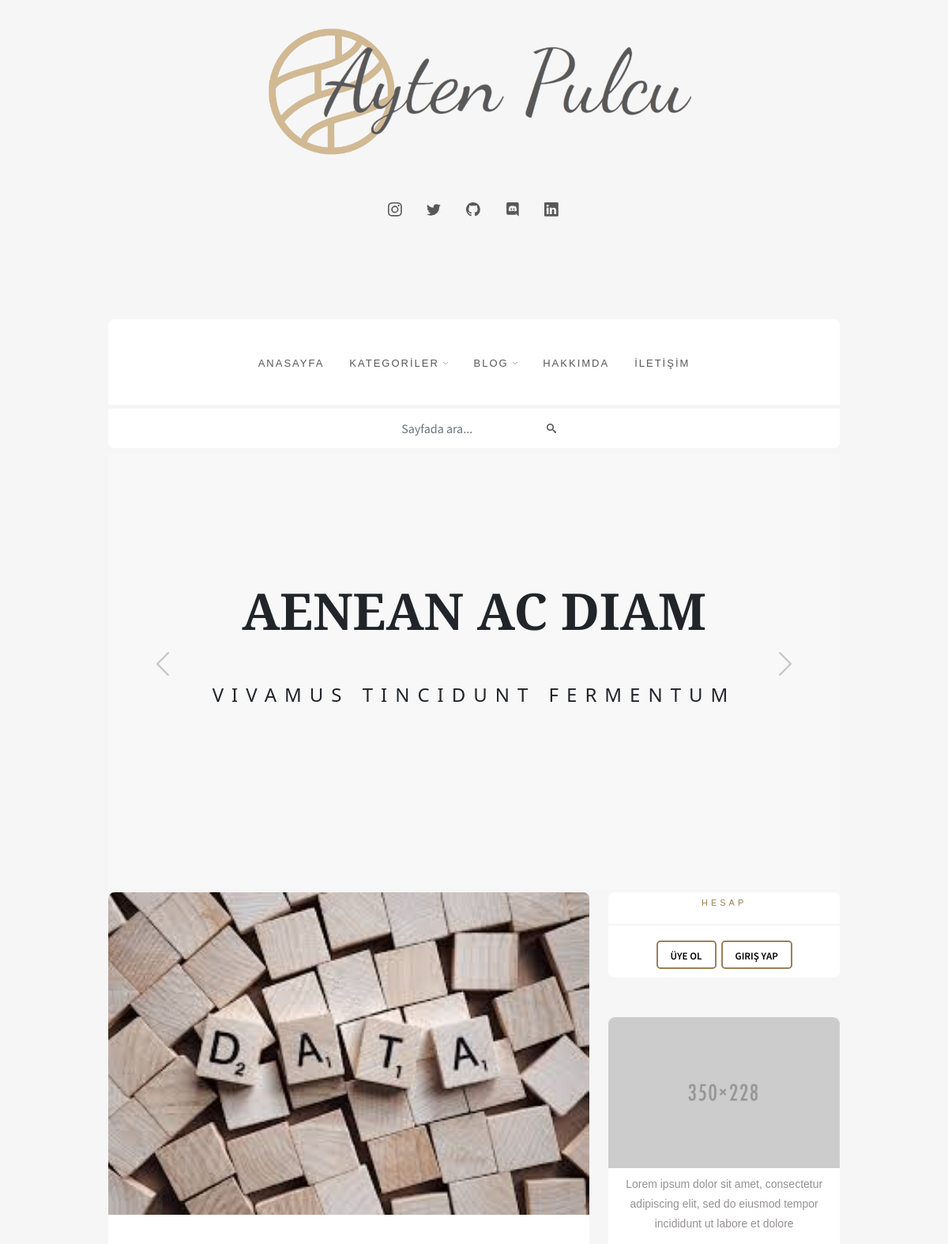
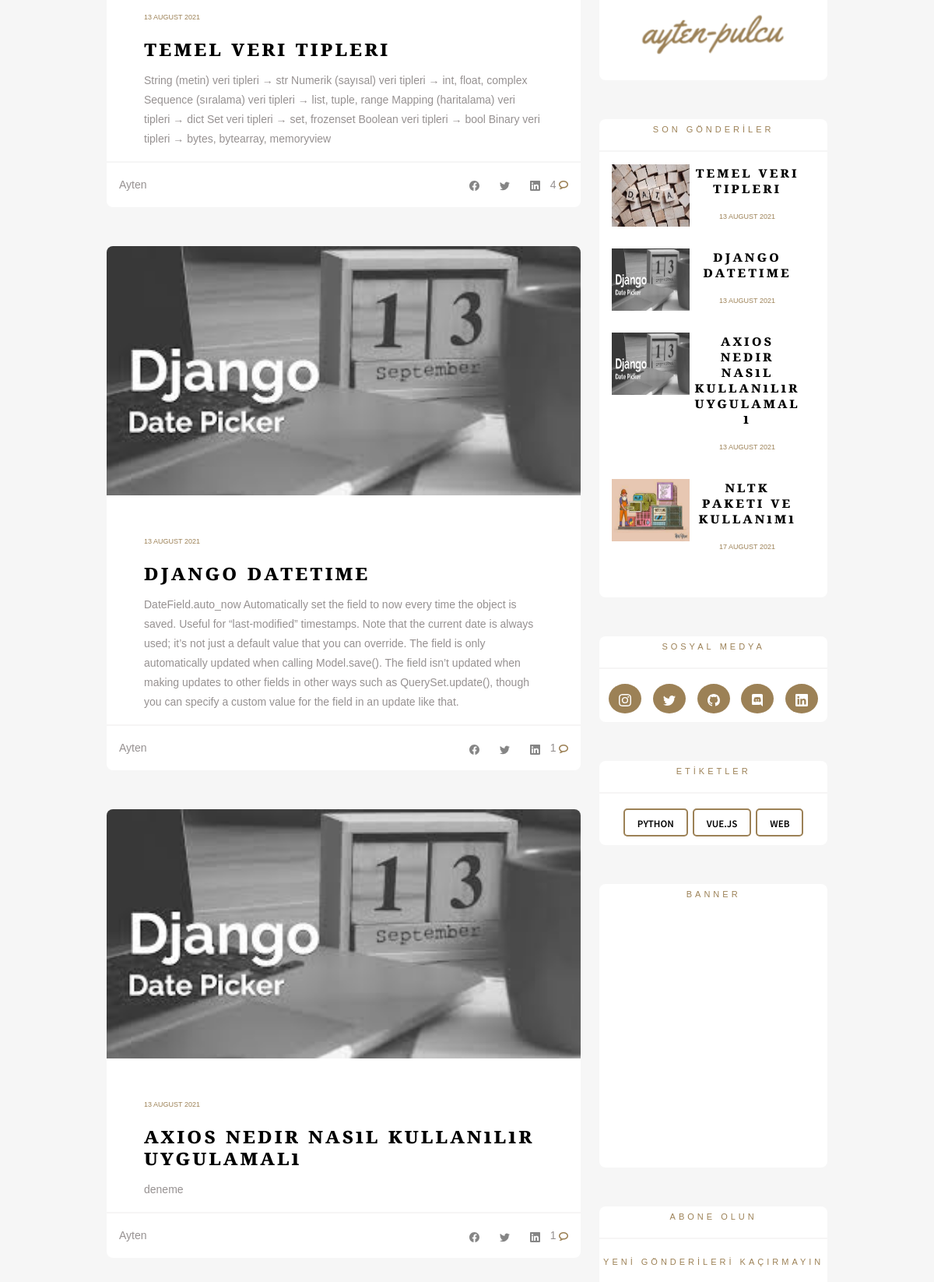
The page / (upper part) on the database its author committed (2 pictures, top to bottom).
### post/models.py (models this page shows, shortened)
class Blog_post(models.Model):
    category = models.ForeignKey(
        Category,
        on_delete=models.CASCADE
    )
    title = models.CharField(max_length=40)
    slug = models.SlugField(
        max_length=200,
        default="",
    )
    content = models.TextField()
    image = models.ImageField(upload_to="img")
    next_img = models.ImageField(upload_to="next")
    status = models.CharField(
        default="draft",
        choices=STATUS,
        max_length=10,
    )
    author=models.CharField(max_length=100)
    createt_at = models.DateTimeField(auto_now_add=True)
    updated_at = models.DateTimeField(auto_now_add=True)

class Category(models.Model):
    title = models.CharField(max_length=200)
    slug = models.SlugField(
        max_length=200,
        default="",
    )
    status = models.CharField(
        default=DEFAULT_STATUS,
        choices=STATUS,
        max_length=10,
    )
    createt_at = models.DateTimeField(auto_now_add=True)
    updated_at = models.DateTimeField(auto_now=True)

### page/views.py (the view)
# urls.py: path('', index, name='index'),
def index(request):
    return render(request,"index.html")

### blog/data.py (called while the page is built)
def need_data(request):
    context = dict()
    context['categories'] = Category.objects.filter(
        status="published"
    ).order_by('title')
    context['pages'] = Page.objects.filter(
        status="published"
    ).order_by('title')
    context['latest']  = Blog_post.objects.filter(
        status="published"
    )[:4]
    context['posts'] = Blog_post.objects.filter(
        status='published',
    )[:5]
    return context

### templates/index.html (shortened to what this page needs)
{% extends 'components/base.html' %}
{% block content %}
<div class="content" >
    <div class="slider ">
        <div id="carouselId" class="carousel slide " data-bs-ride="carousel">
            <div class="carousel-inner" role="listbox">
                <div class="carousel-item active">
                    <div class="slider-title">
                        <p class="title">AENEAN AC DIAM</p>
                        <br>
                        <p class="subtitle">
                            VIVAMUS TINCIDUNT FERMENTUM
                        </p>
                    </div>
                </div>
            </div>
            <button class="carousel-control-prev" type="button"  data-bs-target="#carouselId" data-bs-slide="prev">
                <img src="media/arrow left.png" alt="">
            </button>
            <button class="carousel-control-next" type="button" data-bs-target="#carouselId" data-bs-slide="next">
                <img src="media/arrow right.png" alt="">
              </button>
        </div>
    </div>
    <div class="content">
        <div class="row">
            <div class="col-md-8" >
                <div class="tabcontent" id="home">
                    {% for item in posts %}
                    <div class="tbox">
                        <div class="timg">
                            <a href="{% url 'post_show' post_slug=item.slug %}">
                                <img src="{{item.image.url}}" class="rnd img-fluid w-100">
                            </a>
                        </div>
                        <span class="d-flex flex-column mt-5 mx-5">
                            <p class="data">{{item.updated_at|date:'d F Y'}}</p>
                            <p class="post-title">{{item.title}}</p>
                            <p class="text">
                                {{item.content}}
                            </p>
                        </span>
                        <hr style="margin: 0px;">
                        <span class="d-flex flex-row mx-3 justify-content-between">
                            <p class="text mt-3"> {{item.author}} </p>
                            <div class="d-flex flex-row">
                                <button type="button" class="btn ">
                                </button>
                                <button type="button" class="btn ">
                                </button>
                                <button type="button" class="btn">
                                </button>
                                <p class="text mt-3">
                                    {{item.comment_set.count}}
                                    <img src="media/icon comments.png" alt="">
                                </p>
                            </div>
                        </span>
                    </div>
                    {% endfor %}
                </div>
            </div>
            {% include 'components/sidebar.html' %}
        </div>
    </div>
</div>
{% endblock %}

### templates/components/sidebar.html (shortened to what this page needs)
{% block content%}
{% load static %}
<div class="col-md-4" id="sidebar">
    <div class="cart">
        <p class="tag">Hesap</p>
        <hr>
        {% if user.is_authenticated %}
            <p class="text px-3">Kullanıcı: {{ user.username }}</p>
            <span class="d-flex flex-wrap pb-2 justify-content-center" >
                <a href="{% url 'see_cmnt' %}">
                    <p class="category px-3">
                        Yorumlarım
                    </p>
                </a>
                <a href="{% url 'log_out' %}">
                    <p class="category px-3">Oturumu Kapat</p>
                </a>
            </span>
        {% else %}
        <span class="d-flex flex-wrap pb-2 justify-content-center" >
            <a href="{% url 'sign_in' %}" >
                <p class="category px-3">Üye Ol</p>
            </a>
            <a href="{% url 'log_in' %}" >
                <p class="category px-3">Giriş Yap</p>
            </a>
        </span>
        {% endif %}
    </div>
    <div class="cart" style="height: 390px;">
        <div class="timg">
            <img src="/media/img_about.png" class="img-fluid"  alt="Responsive image">
        </div>
        <span class="d-flex flex-column mt-2 mx-3">
        <p class="text" style="text-align: center;">
            Lorem ipsum dolor sit amet, consectetur adipiscing elit, sed do eiusmod tempor incididunt ut labore et dolore
        </p>
            <img src="/media/signing.png" class="img-fluid align-self-center w-75"  alt="Responsive image">
        </span>
    </div>
    <div class="cart">
        <p class="tag">Son Gönderİler</p>
        <hr>
        {% for item in latest%}
        <span class="d-flex flex-nowrap mt-2 mx-3 mb-3">
            <div class="col-sm-4">
                <a href="{% url 'post_show' post_slug=item.slug %}" target="_self">
                    <img src="{{item.image.url}}" style="height: 80px;width: 100px;" >
                </a>
            </div>
            <div class="col-sm-8">
                <span class="d-flex flex-column mx-3">
                    <p class="last-title"> {{item.title}} </p>
                    <p class="data">{{item.updated_at|date:'d F Y'}}</p>
                </span>
            </div>
        </span>
        {% endfor %}
        <br>
    </div>
    <div class="cart">
        <p class="tag">sosyal medya</p>
        <hr>
        <span class="d-flex flex-row flex-wrap pb-2 justify-content-evenly" >
            <button type="button" class="btn btn-social ">
            </button>
            <button type="button" class="btn btn-social">
            </button>
            <button type="button" class="btn btn-social">
            </button>
            <button type="button" class="btn btn-social">
            </button>
            <button type="button" class="btn btn-social">
            </button>
        </span>
    </div>
    <div class="cart">
        <p class="tag">etİketler</p>
        <hr>
        <span class="d-flex flex-wrap pb-2 justify-content-center" >
            {% for item in categories %}
            <a href="{% url 'category_show' category_slug=item.slug %}" style="text-decoration: none;">
                <p class="category px-3">{{item.title}}</p>
            </a>
            {% endfor %}
        </span>
    </div>
    <div class="cart" style="height: 10%;">
        <p class="tag">Banner</p>
    </div>
    <div class="cart" >
        <p class="tag">abone olun</p>
        <hr>
        <p class="tag">yenİ gönderİlerİ kaçırmayın </p>
    </div>
</div>
{% endblock%}

### static/css/main.css (style rules this page uses)
body { margin:0; padding: 0; background-color: #f6f6f6; }
hr { border: 1px solid #dddbdb; }
a { text-decoration: none; }
p.text { font-family: 'Source Sans Pro Light', sans-serif; color: #969191; font-size: 14px; font-weight: 200; text-align: left; line-height: 25px; text-overflow: clip; }
p.data { font-family: 'Source Sans Pro Light', sans-serif; font-size: 10pt; font-weight: 200; color: #9c8156; font-variant-caps: all-petite-caps; font-variant-numeric: oldstyle-nums; }
p.post-title { font-family: 'Playfair Display', sans-serif; font-size: 21pt; letter-spacing: 3px; font-weight: 600; font-variant-caps: all-petite-caps; color: black; line-height: 21pt; }
p.last-title { font-family: 'Playfair Display', sans-serif; font-size: 14pt; letter-spacing: 3px; font-weight: 600; font-variant-caps: all-petite-caps; color: black; line-height: 15pt; }
p.title { font-family: 'Playfair Display', sans-serif; font-size: 48pt; font-weight: bold; }
p.subtitle { font-size: 18pt; letter-spacing: 10px; }
p.tag { font-family: 'Source Sans Pro regular', sans-serif; color: #9c8156; font-size: 12pt; font-weight: 400; letter-spacing: 4px; text-align: center; font-variant-caps: all-petite-caps; }
p.category { color: black; font-size: 14pt; font-weight: 600; font-family: 'Source Sans Pro', sans-serif; font-variant-caps: all-petite-caps; border: 2pt; border-color: #9c8156; border-style: solid ; border-radius: 5px; padding: 2px; margin: 3px; }
.btn-social { color: white; background-color: #9c8156; border-radius: 50%; margin: 3px; }
.slider { height: 550px; background-color: #f8f8f8; margin-bottom: 4px; text-align: center; }
.slider-title { margin-top: 150px; }
.carousel-control-prev, .carousel-control-next { margin-top: 250px; align-items: flex-start;; }
.timg { border-top-left-radius: 8px; border-top-right-radius: 8px; max-width: 100%; height: auto; }
img.rnd { border-top-left-radius: 8px; border-top-right-radius: 8px; }
.tbox { background-color: white; border-radius: 8px; margin-bottom: 50px; }
.cart { background-color: white; border-radius: 8px; margin-bottom: 50px; text-align: center; overflow-wrap: break-word; }

### rows shown on the page
Blog_post: image (picture), updated_at "13 August 2021", title "Temel veri tipleri", content "String (metin) veri tipleri → str Numerik (sayısal) veri tipleri → int, float, complex Sequence (sıralama) veri tipleri → list, tuple, range Mapping (haritalama) veri tipleri → dict Set veri tipleri → set, frozenset Boolean veri tipleri → bool Binary veri tipleri → bytes, bytearray, memoryview", author "Ayten", comment_set.count "4"
Blog_post: image (picture), updated_at "13 August 2021", title "django datetime", content "DateField.auto_now Automatically set the field to now every time the object is saved. Useful for “last-modified” timestamps. Note that the current date is always used; it’s not just a default value that you can override. The field is only automatically updated when calling Model.save(). The field isn’t updated when making updates to other fields in other ways such as QuerySet.update(), though you can specify a custom value for the field in an update like that.", author "Ayten", comment_set.count "1"
Blog_post: image (picture), updated_at "13 August 2021", title "axios nedir nasıl kullanılır uygulamalı", content "deneme", author "Ayten", comment_set.count "1"
Blog_post: image (picture), title "Nltk paketi ve kullanımı", updated_at "17 August 2021"
Category: title "Python"
Category: title "Vue.js"
Category: title "Web"
